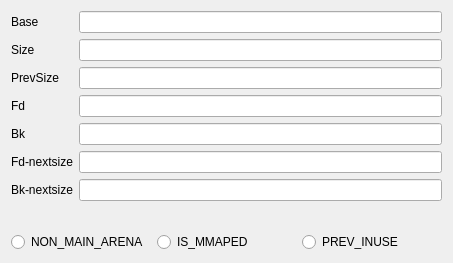
<?xml version="1.0" encoding="UTF-8"?>
<ui version="4.0">
 <class>GlibcHeapInfoDialog</class>
 <widget class="QDialog" name="GlibcHeapInfoDialog">
  <property name="geometry">
   <rect>
    <x>0</x>
    <y>0</y>
    <width>453</width>
    <height>263</height>
   </rect>
  </property>
  <property name="windowTitle">
   <string>Dialog</string>
  </property>
  <layout class="QVBoxLayout" name="verticalLayout">
   <item>
    <layout class="QFormLayout" name="formLayout">
     <item row="0" column="0">
      <widget class="QLabel" name="label">
       <property name="text">
        <string>Base</string>
       </property>
      </widget>
     </item>
     <item row="0" column="1">
      <widget class="QLineEdit" name="baseEdit">
       <property name="toolTip">
        <string>Base address of the chunk</string>
       </property>
       <property name="readOnly">
        <bool>true</bool>
       </property>
      </widget>
     </item>
     <item row="1" column="0">
      <widget class="QLabel" name="label_4">
       <property name="text">
        <string>Size</string>
       </property>
      </widget>
     </item>
     <item row="1" column="1">
      <widget class="QLineEdit" name="sizeEdit">
       <property name="toolTip">
        <string>Size of the heap chunk including metadata</string>
       </property>
       <property name="readOnly">
        <bool>true</bool>
       </property>
      </widget>
     </item>
     <item row="3" column="0">
      <widget class="QLabel" name="label_2">
       <property name="text">
        <string>Fd</string>
       </property>
      </widget>
     </item>
     <item row="3" column="1">
      <widget class="QLineEdit" name="fdEdit">
       <property name="toolTip">
        <string>Link to next free chunk in bin's linked list</string>
       </property>
       <property name="readOnly">
        <bool>true</bool>
       </property>
      </widget>
     </item>
     <item row="4" column="0">
      <widget class="QLabel" name="label_5">
       <property name="text">
        <string>Bk</string>
       </property>
      </widget>
     </item>
     <item row="4" column="1">
      <widget class="QLineEdit" name="bkEdit">
       <property name="toolTip">
        <string>Link to previous free chunk in bin's linked list</string>
       </property>
       <property name="readOnly">
        <bool>true</bool>
       </property>
      </widget>
     </item>
     <item row="5" column="1">
      <widget class="QLineEdit" name="fdnsEdit">
       <property name="toolTip">
        <string>Link to next larger free chunk (only for large chunks)</string>
       </property>
       <property name="readOnly">
        <bool>true</bool>
       </property>
      </widget>
     </item>
     <item row="5" column="0">
      <widget class="QLabel" name="label_3">
       <property name="text">
        <string>&lt;html&gt;&lt;head/&gt;&lt;body&gt;&lt;p&gt;Fd-nextsize&lt;/p&gt;&lt;/body&gt;&lt;/html&gt;</string>
       </property>
      </widget>
     </item>
     <item row="6" column="0">
      <widget class="QLabel" name="label_6">
       <property name="text">
        <string>Bk-nextsize</string>
       </property>
      </widget>
     </item>
     <item row="6" column="1">
      <widget class="QLineEdit" name="bknsEdit">
       <property name="toolTip">
        <string>Link to next smaller free chunk (for large chunks)</string>
       </property>
       <property name="readOnly">
        <bool>true</bool>
       </property>
      </widget>
     </item>
     <item row="2" column="1">
      <widget class="QLineEdit" name="prevSizeEdit">
       <property name="toolTip">
        <string>Size of previous chunk (if free)</string>
       </property>
       <property name="readOnly">
        <bool>true</bool>
       </property>
      </widget>
     </item>
     <item row="2" column="0">
      <widget class="QLabel" name="label_7">
       <property name="text">
        <string>PrevSize</string>
       </property>
      </widget>
     </item>
    </layout>
   </item>
   <item>
    <layout class="QHBoxLayout" name="horizontalLayout_2">
     <item>
      <widget class="QRadioButton" name="rbNMA">
       <property name="toolTip">
        <string>If the chunk was obtained from a non-main arena</string>
       </property>
       <property name="text">
        <string>NON_MAIN_ARENA</string>
       </property>
       <property name="checkable">
        <bool>true</bool>
       </property>
       <property name="autoExclusive">
        <bool>false</bool>
       </property>
      </widget>
     </item>
     <item>
      <widget class="QRadioButton" name="rbIM">
       <property name="toolTip">
        <string>The chunk was obtained with mmap()</string>
       </property>
       <property name="text">
        <string>IS_MMAPED</string>
       </property>
       <property name="checkable">
        <bool>true</bool>
       </property>
       <property name="autoExclusive">
        <bool>false</bool>
       </property>
      </widget>
     </item>
     <item>
      <widget class="QRadioButton" name="rbPI">
       <property name="toolTip">
        <string>Previous adjacent chunk is in use</string>
       </property>
       <property name="text">
        <string>PREV_INUSE</string>
       </property>
       <property name="checkable">
        <bool>true</bool>
       </property>
       <property name="autoExclusive">
        <bool>false</bool>
       </property>
      </widget>
     </item>
    </layout>
   </item>
  </layout>
 </widget>
 <resources/>
 <connections/>
</ui>
